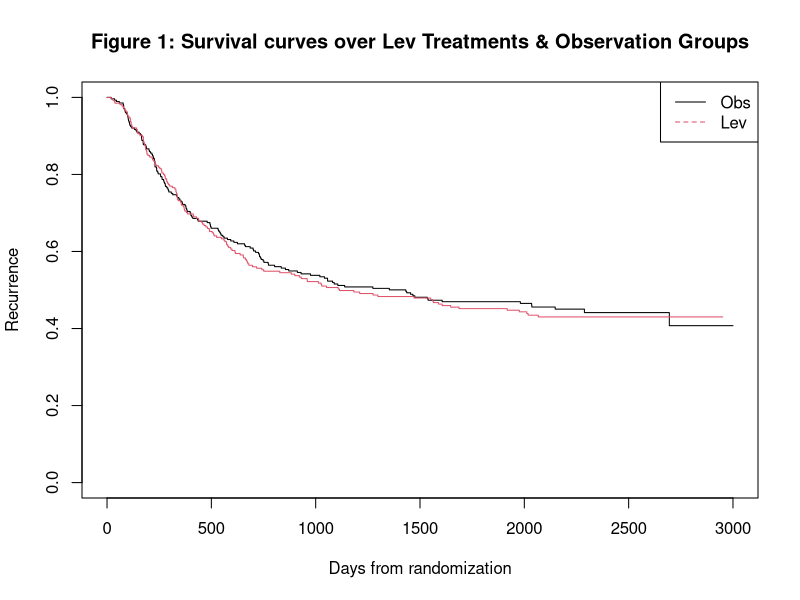
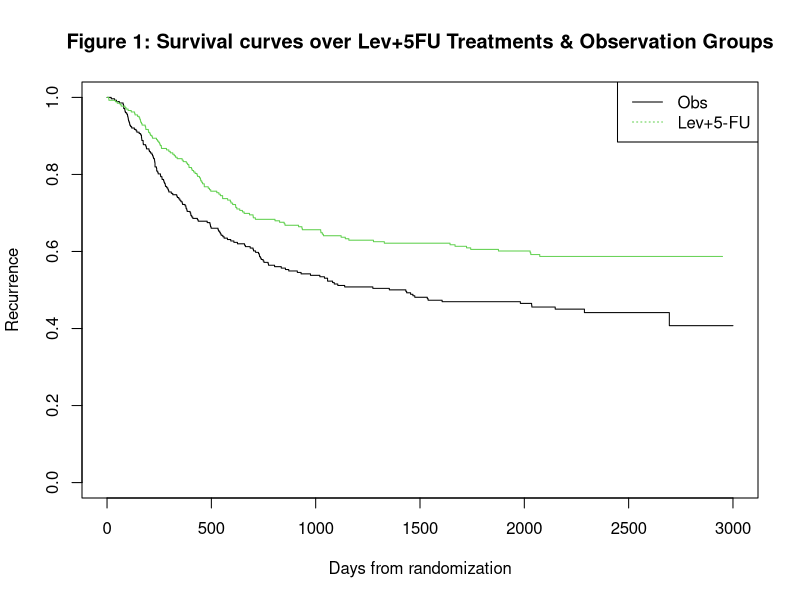
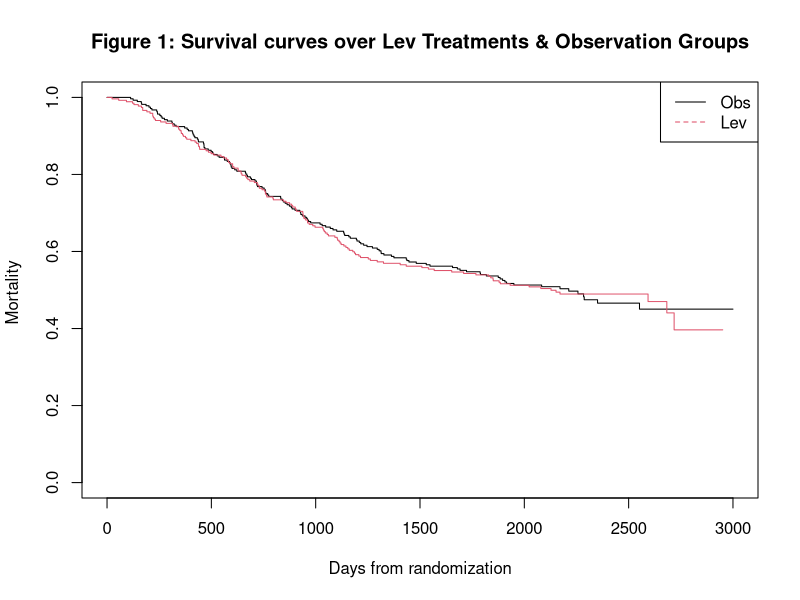
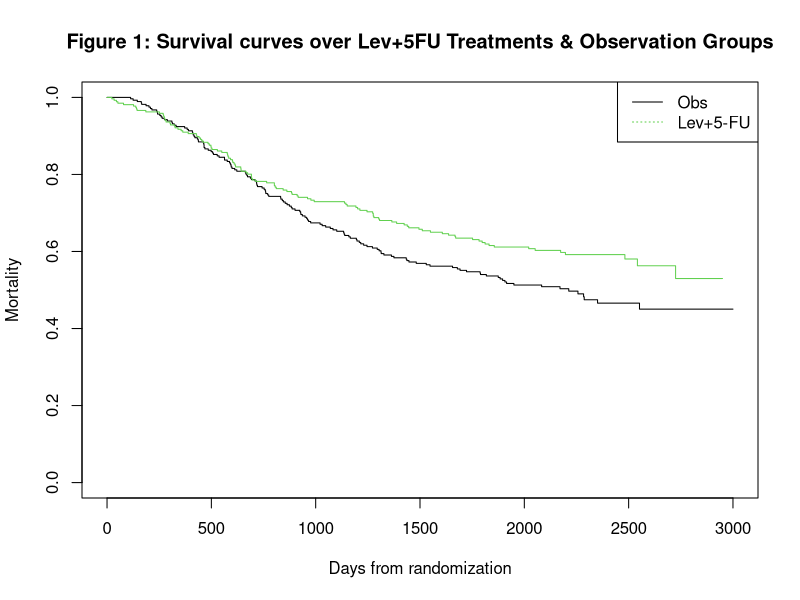
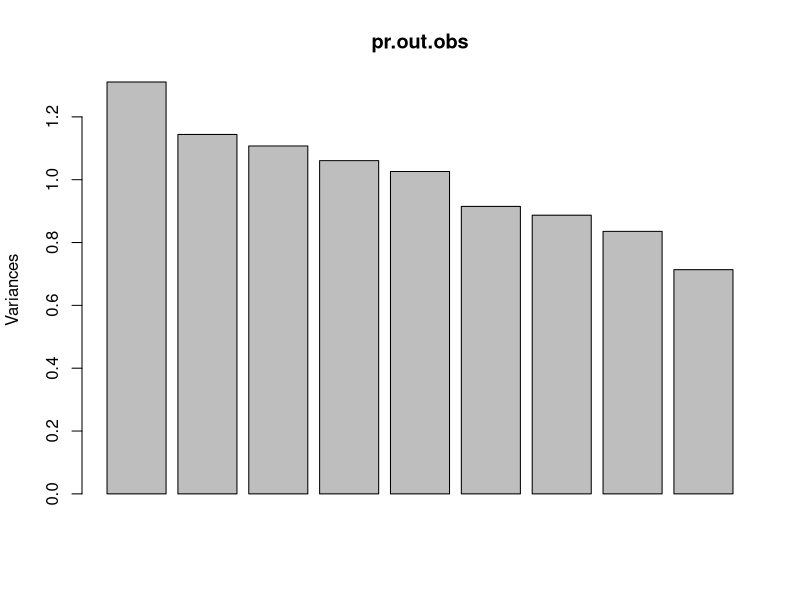
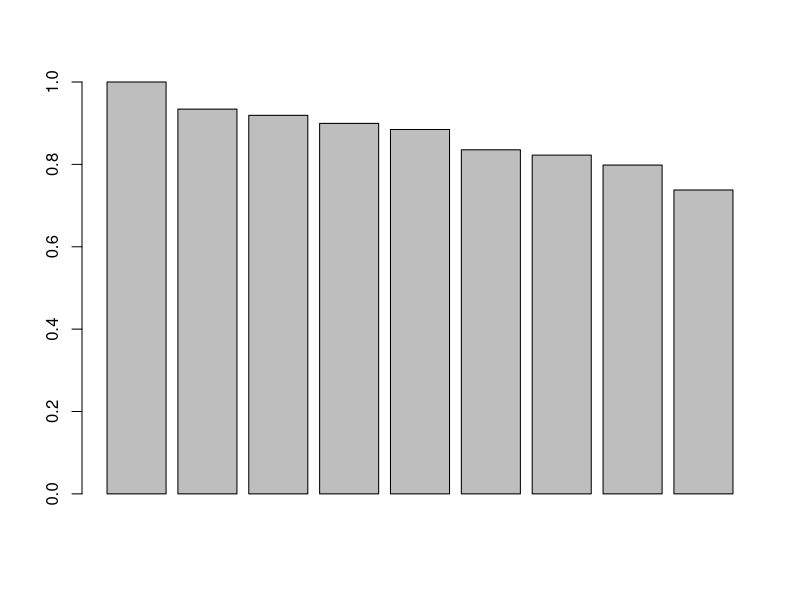
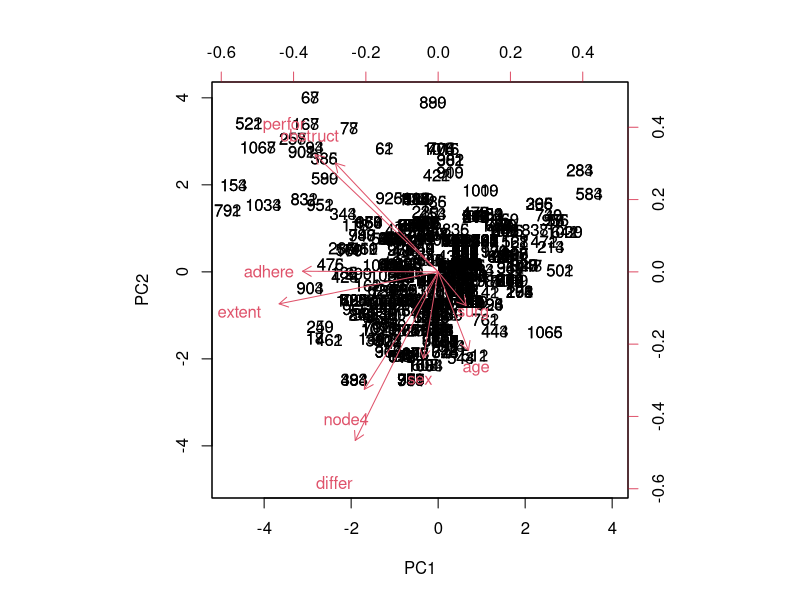
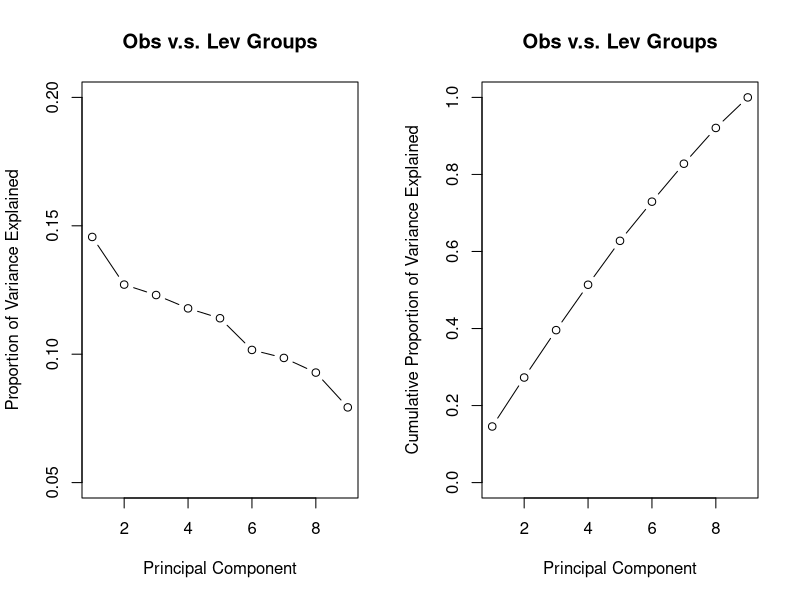

These charts were generated, in order, by the following R code:
##########Data Process################################################
library(survival)
data(colon)
#summary(colon)
# data for Ran's group Patient ids assigned 101-910

data <- colon[201:1820,] 
rownames(data) <- NULL
data[is.na(data$differ),"differ"] <- 2# replace 26 NA in differ with median value 2

# replace Age >= 60 to 1, and Age < 60 to 0
data[data$age >= 60, "age"] <- 1
data[data$age < 60 & data$age > 1, "age"] <- 0
new.data <- data
#cor(new.data[-c(1,2,3,10,15,16)]) 

# correlation between nodes(without NA) and node4 is high, and we decided to remove nodes because it has the NA missing data

#rownames(new.data) <- NULL
#new.data[is.na(new.data$differ),"differ"] <- 2
new.data$nodes <- NULL #node4 (>4), has relatively greater correlation with other variables compared with nodes

recurrence <- subset(new.data, new.data$etype == 1)
rownames(recurrence) <- NULL
death <- subset(new.data, new.data$etype == 2)
rownames(death) <- NULL

recur.obs <- subset(recurrence, recurrence$rx == "Obs")
rownames(recur.obs) <- NULL
recur.obs$rx <- droplevels(recur.obs$rx)
recur.lev <- recurrence[which (recurrence$rx == "Lev"),]
rownames(recur.lev) <- NULL
recur.lev$rx <- droplevels(recur.lev$rx)
recur.5fu <- subset(recurrence, recurrence$rx == "Lev+5FU")
rownames(recur.5fu) <- NULL
recur.5fu$rx <- droplevels(recur.5fu$rx)

########################################################################

#table(lev5$surg)
#data.5year <- subset(data, data$time < 1826.25)
#rownames(data.5year) <- NULL

#For male in 5 year data
#male5 <- subset(data.5year, data.5year$sex == 1)
#female5 <- subset(data.5year, data.5year$sex == 0)

#data.age <- subset(data.5year, data.5year$age > 61)
#rownames(data.age) <- NULL 

#2) Unadjusted and adjusted treatment effect
# unadjusted Group, the univariate Cox model including only treatment variable(Lev or Lev+5-Fu)

############################# recurrence group ########################
########################Observation v.s. Lev ##########################
# a. For observation and Lev group
recur.obs.lev <- rbind(recur.obs, recur.lev)

# a). Unadjusted effect
Surv.obs.lev <- Surv(recur.obs.lev$time, recur.obs.lev$status)
recur.olev.fit <- survfit(Surv.obs.lev ~ rx, conf.int = 0.95, se.fit = TRUE, type = "kaplan-meier", data = recur.obs.lev)
p.recur.olev <- plot(recur.olev.fit, col = 1:2, xlab = "Days from randomization", 
                ylab = "Recurrence", 
                main = "Figure 1: Survival curves over Lev Treatments & Observation Groups")
legend("topright", legend = c("Obs", "Lev"), lty = c(1,2), col = 1:2)
model.olev.un <- coxph(Surv.obs.lev ~ rx , data = recur.obs.lev)
summary(model.olev.un) #not significant
survdiff(Surv.obs.lev ~ rx, data = recur.obs.lev)

#b). Adjusted effect???????????
model.olev.ad <- coxph(Surv.obs.lev ~ rx + extent + time + node4, data = recur.obs.lev)
summary(model.olev.ad)
#c). secondary analysis
model.olev.sed <- coxph(Surv.obs.lev ~ rx + age + obstruct+ perfor + adhere + differ, data = recur.obs.lev)
summary(model.olev.sed)

###############Observation v.s. Lev+5-Fu#######################################
#b. For observation and Lev+5-FU
recur.obs.5fu <- rbind(recur.obs, recur.5fu)


#a). Unadjusted effect
Surv.obs.lev5 <- Surv(recur.obs.5fu$time, recur.obs.5fu$status)
recur.olev5.fit <- survfit(Surv.obs.lev5 ~ rx, conf.int = 0.95, se.fit = TRUE, type = "kaplan-meier", data = recur.obs.5fu)
p.recur.olev <- plot(recur.olev5.fit, col = c(1,3), xlab = "Days from randomization", 
                     ylab = "Recurrence", 
                     main = "Figure 1: Survival curves over Lev+5FU Treatments & Observation Groups")
legend("topright", legend = c("Obs", "Lev+5-FU"), lty = c(1,3), col = c(1,3))
model.olev5.un <- coxph(Surv.obs.lev5 ~ rx , data = recur.obs.5fu)
summary(model.olev5.un) # significant under LR, Wald, and Score test
survdiff(Surv.obs.lev5 ~ rx, data = recur.obs.5fu)

#b). Adjusted effect
model.olev5.ad <- coxph(Surv.obs.lev5 ~ rx + extent + time + node4, data = recur.obs.5fu)
summary(model.olev5.ad)
#c). secondary analysis
summary(coxph(Surv.obs.lev5 ~ rx + sex , data = recur.obs.5fu))
summary(coxph(Surv.obs.lev5 ~ rx + age , data = recur.obs.5fu))
summary(coxph(Surv.obs.lev5 ~ rx + obstruct, data = recur.obs.5fu))
summary(coxph(Surv.obs.lev5 ~ rx + perfor , data = recur.obs.5fu))
summary(coxph(Surv.obs.lev5 ~ rx + adhere , data = recur.obs.5fu))
summary(coxph(Surv.obs.lev5 ~ rx + differ, data = recur.obs.5fu))
summary(coxph(Surv.obs.lev5 ~ rx + extent, data = recur.obs.5fu))
summary(coxph(Surv.obs.lev5 ~ rx + node4, data = recur.obs.5fu))
summary(coxph(Surv.obs.lev5 ~ rx + surg, data = recur.obs.5fu))
#full.lev5 <- coxph(Surv.obs.lev5 ~ rx + age + obstruct+ perfor + adhere + differ, data = recur.obs.5fu)
#summary(model.olev5.sed)


###########################   Death Group    ##########################
death.obs <- subset(death, death$rx == "Obs")
rownames(death.obs) <- NULL
death.obs$rx <- droplevels(death.obs$rx)
death.lev <- death[which (death$rx == "Lev"),]
rownames(death.lev) <- NULL
death.lev$rx <- droplevels(death.lev$rx)
death.5fu <- subset(death, death$rx == "Lev+5FU")
rownames(death.5fu) <- NULL
death.5fu$rx <- droplevels(death.5fu$rx)
##################Death: obs v.s. Lev ################################
# a. For observation and Lev group
death.obs.lev <- rbind(death.obs, death.lev)
# a). Unadjusted effect
Surv.death.lev<- Surv(death.obs.lev$time, death.obs.lev$status)
death.olev.fit <- survfit(Surv.death.lev ~ rx, conf.int = 0.95, se.fit = TRUE, type = "kaplan-meier", data = death.obs.lev)
plot(death.olev.fit, col = 1:2, xlab = "Days from randomization", 
                     ylab = "Mortality ", 
                     main = "Figure 1: Survival curves over Lev Treatments & Observation Groups")
legend("topright", legend = c("Obs", "Lev"), lty = c(1,2), col = 1:2)
death.olev.un <- coxph(Surv.death.lev ~ rx , data = death.obs.lev)
summary(death.olev.un) #not significant - do not need to keep going

###################Death: obs v.s. Lev5FU#############################
#b. For observation and Lev+5-FU
death.obs.5fu <- rbind(death.obs, death.5fu)

#a). Unadjusted effect
death.obs.lev5 <- Surv(death.obs.5fu$time, death.obs.5fu$status)
death.olev5.fit <- survfit(death.obs.lev5 ~ rx, conf.int = 0.95, se.fit = TRUE, type = "kaplan-meier", data = death.obs.5fu)
plot(death.olev5.fit, col = c(1,3), xlab = "Days from randomization", 
                     ylab = "Mortality", 
                     main = "Figure 1: Survival curves over Lev+5FU Treatments & Observation Groups")
legend("topright", legend = c("Obs", "Lev+5-FU"), lty = c(1,3), col = c(1,3))
death.olev5.un <- coxph(death.obs.lev5 ~ rx , data = death.obs.5fu)
summary(death.olev5.un) # significant under LR, Wald, and Score test by 0.05
survdiff(death.obs.lev5 ~ rx, data = death.obs.5fu)

#b). Adjusted effect
death.olev5.ad <- coxph(death.obs.lev5 ~ rx + extent + time + node4, data = death.obs.5fu)
summary(model.olev5.ad)
#c). secondary analysis
summary(coxph(death.obs.lev5 ~ rx + sex , data = death.obs.5fu))
summary(coxph(death.obs.lev5 ~ rx + sex + age , data = death.obs.5fu))
summary(coxph(death.obs.lev5 ~ rx + sex + age + obstruct, data = death.obs.5fu))
summary(coxph(death.obs.lev5 ~ rx + sex + age + obstruct+ perfor , data = death.obs.5fu))
summary(coxph(death.obs.lev5 ~ rx + sex + age + obstruct+ perfor + adhere , data = death.obs.5fu))
summary(coxph(death.obs.lev5 ~ rx + sex + age + obstruct+ perfor + adhere + differ, data = death.obs.5fu))
summary(coxph(death.obs.lev5 ~ rx + sex + age + obstruct+ perfor + adhere + differ + extent, data = death.obs.5fu))
summary(coxph(death.obs.lev5 ~ rx + sex + age + obstruct+ perfor + adhere + differ + extent + node4, data = death.obs.5fu))
summary(coxph(death.obs.lev5 ~ rx + sex + age + obstruct+ perfor + adhere + differ + extent + node4 + surg, data = death.obs.5fu))


##############Feature Important : 
########1) Obsevation and lev Groups
# Feature Explanined: importance

obs <- subset(new.data, new.data$rx == "Obs" | new.data$rx == "Lev")
obs$rx <- droplevels(obs$rx)
rownames(obs) <- NULL
obs.feature<- obs[-c(1,2,3,9,14,15)]
# feature selection
apply(obs,2,var)
pr.out.obs = prcomp(obs.feature, scale = TRUE)
plot(pr.out.obs) # We found that first principle component has highest variace corresponding to each features, thus PC1 is the best choice compared with other principle components.
barplot(pr.out.obs$sdev/pr.out.obs$sdev[1])
pr.out.obs$scale
pr.out.obs$rotation

# Thus, the time, status, node4, nodes are relative importnat variables from PC1
biplot(pr.out.obs, scale = 0)
# We found that each variable are correlated with some of the rest variables. Although nodes and node4 almost overlap each other, we have checked the correlation matrix, and then decide to remain them for the remaining prediction.


pr.var = pr.out.obs$sdev^2 # the variance of each principal component
# to compute the propotion of variace explained by each principal component
pve = pr.var/sum(pr.var)
par(mfrow = c(1,2))
# plot the PVE explanied by each component
plot(pve, xlab = "Principal Component", ylab = "Proportion of Variance Explained",main = "Obs v.s. Lev Groups", ylim = c(0.05,0.2), type = "b")
# plot cucmulative PVE
plot(cumsum(pve), xlab = "Principal Component", ylab = "Cumulative Proportion of Variance Explained", main = "Obs v.s. Lev Groups", ylim = c(0,1), type = "b")

###########2) Feature Importantce (Obseravation & Lev+5FU groups)
obs2 <- subset(new.data, new.data$rx == "Obs" | new.data$rx == "Lev+5FU")
rownames(obs2) <- NULL
obs2$rx <- droplevels(obs2$rx)
obs2.feature<- obs2[-c(1,2,3,9,14,15)]
# feature selection
apply(obs2,2,var)
pr.out.obs2 = prcomp(obs2.feature, scale = TRUE)
plot(pr.out.obs2) # We found that first principle component has highest variace corresponding to each features, thus PC1 is the best choice compared with other principle components.
barplot(pr.out.obs2$sdev/pr.out.obs2$sdev[1])
pr.out.obs2$scale
pr.out.obs2$rotation

# Thus, the time, status, node4, nodes are relative importnat variables from PC1
par(mfrow = c(1,1))
biplot(pr.out.obs2, scale = 0)
# We found that each variable are correlated with some of the rest variables. Although nodes and node4 almost overlap each other, we have checked the correlation matrix, and then decide to remain them for the remaining prediction.


pr.var2 = pr.out.obs2$sdev^2 # the variance of each principal component
# to compute the propotion of variace explained by each principal component
pve2 = pr.var2/sum(pr.var2)
par(mfrow = c(1,2))
# plot the PVE explanied by each component
plot(pve2, xlab = "Principal Component", ylab = "Proportion of Variance Explained", main = "Obs v.s. Lev+5FU Groups", ylim = c(0.05,0.2), type = "b")
# plot cucmulative PVE
plot(cumsum(pve2), xlab = "Principal Component", ylab = "Cumulative Proportion of Variance Explained",main = "Obs v.s. Lev+5FU Groups", ylim = c(0,1), type = "b")
par(mfrow = c(1,1)) # back to original set of graphs

######################### Prediction : Recurrence ####################################
########## Training set and Validation Set: Option 1 ##########
# randomly select 2/3 (540) of the patients from the observational group as training data, and use the rest 1/3(264) as the validation data
# We do not want to involve the treatment effect here to affect the proportional hazard model
set.seed(10)
train.row <- sample(seq_len(nrow(recurrence)), size = 540) #set randomly selected 183 rows in training set

train.rec <- recurrence[train.row,]
rownames(train.rec) <- NULL
valid.rec <- recurrence[-train.row,]
rownames(valid.rec) <- NULL

#######recurrence + Lev+5FU set in training model###########

train.obslev5 <- subset(train.rec, train.rec$rx == "Obs" | train.rec$rx == "Lev+5FU")
valid.obslev5 <- subset(valid.rec, valid.rec$rx == "Obs" | valid.rec$rx == "Lev+5FU")
rownames(train.obslev5) <- NULL
train.obslev5$rx <- droplevels(train.obslev5$rx)
rownames(valid.obslev5) <- NULL
valid.obslev5$rx <- droplevels(valid.obslev5$rx)
full.pre.lev5 <- coxph(Surv(train.obslev5$time, train.obslev5$status)~rx + sex + age + obstruct + perfor + adhere + node4 + differ + extent + surg, data = train.obslev5) 
step(full.pre.lev5, direction = c("both"))

# Thus, our final prediction model for lev5FU is
pre.lev5 <- coxph(formula = Surv(train.obslev5$time, train.obslev5$status) ~ rx + node4 + differ + extent + surg, data = train.obslev5)
summary(pre.lev5) #significant


### change value of rx (lev+5FU = 1, obs = 0) for calculation
X.train <- cbind(train.obslev5$rx, train.obslev5$node4, train.obslev5$differ, train.obslev5$extent, train.obslev5$surg)
X.valid <- cbind(valid.obslev5$rx,  valid.obslev5$node4, valid.obslev5$differ, valid.obslev5$extent, valid.obslev5$surg)

#extract the coefficient from previous selected model without NA
coef.lev5 <- coef(pre.lev5)
coef.lev5 <- as.numeric(coef.lev5)
coef.lev5 <- coef.lev5[!is.na(coef.lev5)]

risk.train <- X.train %*% coef.lev5
risk.valid <- X.valid %*% coef.lev5

#levels data with 1, 2, 3 levels corresponding to 33th and 67th percentile rank
quant.lev5.rec <- as.numeric(quantile(risk.train, c(0.33, 0.67))) #obtain the 33th and 67th percentile from training data
q1.lev5.rec <- quant.lev5.rec[1]
q3.lev5.rec <- quant.lev5.rec[2]

risk.valid[risk.valid > q3.lev5.rec, ] <- 3
risk.valid[risk.valid <= q3.lev5.rec & risk.valid > q1.lev5.rec, ] <- 2
risk.valid[risk.valid <= q1.lev5.rec, ] <- 1
risk.valid <- as.factor(risk.valid)
valid.obslev5$level <- risk.valid

plot(survfit(Surv(valid.obslev5$time, valid.obslev5$status) ~ level, data=valid.obslev5), mark.time=FALSE,
     lty = 1, col = 1:3, xlab = "Observation Times(days)", ylab = "Survival Probability",
     main = "Observed and expected survival curves for test colon cancer patients in validation data")
legend("topright", legend = c("Low Risk", "Moderate Risk", "High Risk"), lty = 1, col = 1:3)
lines(survexp( ~ level, ratetable=pre.lev5, data=valid.obslev5), lty = 2, col=1:3)
legend("bottomright", legend = c("Observed", "Expected"), lty = 1:2, col = 1)

#######recurrence + Lev set in training model###########

train.obslev <- subset(train.rec, train.rec$rx == "Obs" | train.rec$rx == "Lev")
valid.obslev <- subset(valid.rec, valid.rec$rx == "Obs" | valid.rec$rx == "Lev")
rownames(train.obslev) <- NULL
rownames(valid.obslev) <- NULL
full.pre.lev <- coxph(Surv(train.obslev$time, train.obslev$status)~rx + sex + age + obstruct + perfor + adhere + node4 + differ + extent + surg, data = train.obslev) 
step(full.pre.lev, direction = c("both"))

# Thus, our final prediction model for lev5FU is
pre.lev <- coxph(formula = Surv(train.obslev$time, train.obslev$status) ~ obstruct + adhere + node4 + extent + surg, data = train.obslev)
summary(pre.lev) #significant


### change value of rx (lev+5FU = 1, obs = 0) for calculation
X.train.lev <- cbind(train.obslev$obstruct, train.obslev$adhere, train.obslev$node4, train.obslev$extent, train.obslev$surg)
X.valid.lev <- cbind(valid.obslev$obstruct, valid.obslev$adhere, valid.obslev$node4, valid.obslev$extent, valid.obslev$surg)

#extract the coefficient from previous selected model without NA
coef.lev <- coef(pre.lev)
coef.lev <- as.numeric(coef.lev)
coef.lev <- coef.lev[!is.na(coef.lev)]

risk.train.lev <- X.train.lev %*% coef.lev
risk.valid.lev <- X.valid.lev %*% coef.lev

#levels data with 1, 2, 3 levels corresponding to 33th and 67th percentile rank
quant.lev.rec <- as.numeric(quantile(risk.train.lev, c(0.33, 0.67))) #obtain the 33th and 67th percentile from training data
q1.lev.rec <- quant.lev.rec[1]
q3.lev.rec <- quant.lev.rec[2]

#step by step
risk.valid.lev[risk.valid.lev > q3.lev.rec,] <- 3
risk.valid.lev[risk.valid.lev <= q3.lev.rec & risk.valid.lev > q1.lev.rec, ] <- 2
risk.valid.lev[risk.valid.lev <= q1.lev.rec, ] <- 1
risk.valid.lev <- as.factor(risk.valid.lev)
valid.obslev$level <- risk.valid.lev

plot(survfit(Surv(valid.obslev$time, valid.obslev$status) ~ level, data=valid.obslev), mark.time=FALSE,
     lty = 1, col = 1:3, xlab = "Observation Times(days)", ylab = "Survival Probability",
     main = "Observed and expected survival curves for test colon cancer patients in validation data")
legend("topright", legend = c("Low Risk", "Moderate Risk", "High Risk"), lty = 1, col = 1:3)
lines(survexp( ~ level, ratetable=pre.lev, data=valid.obslev), lty = 2, col=1:3)
legend("bottomright", legend = c("Observed", "Expected"), lty = 1:2, col = 1)

############################### 我是华丽丽的分界线#########################################################

############################## Prediction: Death (Mortality) #############

########## Training set and Validation Set ##########
set.seed(1023)
train.row.death <- sample(seq_len(nrow(death)), size = 540) #set randomly selected 183 rows in training set

train.death <- death[train.row.death,]
rownames(train.death) <- NULL
valid.death <- death[-train.row.death,]
rownames(valid.death) <- NULL

#######Mortality: Lev+5FU set in training model###########

train.obslev5.death <- subset(train.death, train.death$rx == "Obs" | train.death$rx == "Lev+5FU")
valid.obslev5.death <- subset(valid.death, valid.death$rx == "Obs" | valid.death$rx == "Lev+5FU")
rownames(train.obslev5.death) <- NULL
rownames(valid.obslev5.death) <- NULL
full.pre.lev5.death <- coxph(Surv(train.obslev5.death $time, train.obslev5.death $status)~rx + sex + age + obstruct + perfor + adhere + node4 + differ + extent + surg, data = train.obslev5.death) 
step(full.pre.lev5.death, direction = c("both"))

# Thus, our final prediction model for lev5FU is
pre.lev5.death <- coxph(formula = Surv(train.obslev5.death$time, train.obslev5.death$status) ~ age + node4 + differ + extent + surg, data = train.obslev5.death)
summary(pre.lev5.death) #significant


### change value of rx (lev+5FU = 1, obs = 0) for calculation
X.train.death <- cbind(train.obslev5.death$age, train.obslev5.death$node4, train.obslev5.death$differ, train.obslev5.death$extent, train.obslev5.death$surg)
X.valid.death <- cbind(valid.obslev5.death$age, valid.obslev5.death$node4, valid.obslev5.death$differ, valid.obslev5.death$extent, valid.obslev5.death$surg)

#extract the coefficient from previous selected model without NA
coef.lev5.death <- coef(pre.lev5.death)
coef.lev5.death <- as.numeric(coef.lev5.death)
coef.lev5.death <- coef.lev5.death[!is.na(coef.lev5.death)]

risk.train.death <- X.train.death %*% coef.lev5.death
risk.valid.death <- X.valid.death %*% coef.lev5.death

#levels data with 1, 2, 3 levels corresponding to 33th and 67th percentile rank
quant.lev5.death <- as.numeric(quantile(risk.train.death, c(0.33, 0.67))) #obtain the 33th and 67th percentile from training data
q1.lev5.death <- quant.lev5.death[1]
q3.lev5.death <- quant.lev5.death[2]

risk.valid.death[risk.valid.death > q3.lev5.death, ] <- 3
risk.valid.death[risk.valid.death <= q3.lev5.death & risk.valid.death > q1.lev5.death, ] <- 2
risk.valid.death[risk.valid.death <= q1.lev5.death, ] <- 1
risk.valid.death <- as.factor(risk.valid.death)
valid.obslev5.death$level <- risk.valid.death

plot(survfit(Surv(valid.obslev5.death$time, valid.obslev5.death$status) ~ level, data=valid.obslev5.death), mark.time=FALSE,
     lty = 1, col = 1:3, xlab = "Observation Times(days)", ylab = "Survival Probability",
     main = "Observed and expected survival curves for test colon cancer patients in validation data")
legend("topright", legend = c("Low Risk", "Moderate Risk", "High Risk"), lty = 1, col = 1:3)
lines(survexp( ~ level, ratetable=pre.lev5.death, data=valid.obslev5.death), lty = 2, col=1:3)
legend("bottomright", legend = c("Observed", "Expected"), lty = 1:2, col = 1)

################ Mortality: Obs + Lev ########################
train.obslev.death <- subset(train.death, train.death$rx == "Obs" | train.death$rx == "Lev")
valid.obslev.death <- subset(valid.death, valid.death$rx == "Obs" | valid.death$rx == "Lev")
rownames(train.obslev.death) <- NULL
rownames(valid.obslev.death) <- NULL
full.pre.lev.death <- coxph(Surv(train.obslev.death $time, train.obslev.death $status)~rx + sex + age + obstruct + perfor + adhere + node4 + differ + extent + surg, data = train.obslev.death) 
step(full.pre.lev.death, direction = c("both"))

# Thus, our final prediction model for lev5FU is
pre.lev.death <- coxph(formula = Surv(train.obslev.death$time, train.obslev.death$status) ~ age + obstruct + node4 + extent + surg, data = train.obslev.death)
summary(pre.lev.death) #significant


### change value of rx (lev = 1, obs = 0) for calculation
X.train.death.lev <- cbind(train.obslev.death$age, train.obslev.death$obstruct, train.obslev.death$node4, train.obslev.death$extent, train.obslev.death$surg)
X.valid.death.lev <- cbind(valid.obslev.death$age, valid.obslev.death$obstruct, valid.obslev.death$node4, valid.obslev.death$extent, valid.obslev.death$surg)

#extract the coefficient from previous selected model without NA
coef.lev.death <- coef(pre.lev.death)
coef.lev.death <- as.numeric(coef.lev.death)
coef.lev.death <- coef.lev.death[!is.na(coef.lev.death)]

risk.train.death.lev <- X.train.death.lev %*% coef.lev.death
risk.valid.death.lev <- X.valid.death.lev %*% coef.lev.death

#levels data with 1, 2, 3 levels corresponding to 33th and 67th percentile rank
quant.lev.death <- as.numeric(quantile(risk.train.death.lev, c(0.33, 0.67))) #obtain the 33th and 67th percentile from training data
q1.lev.death <- quant.lev.death[1]
q3.lev.death <- quant.lev.death[2]

risk.valid.death.lev[risk.valid.death.lev > q3.lev.death, ] <- 3
risk.valid.death.lev[risk.valid.death.lev <= q3.lev.death & risk.valid.death.lev > q1.lev.death, ] <- 2
risk.valid.death.lev[risk.valid.death.lev <= q1.lev.death, ] <- 1
risk.valid.death.lev <- as.factor(risk.valid.death.lev)
valid.obslev.death$level <- risk.valid.death.lev

plot(survfit(Surv(valid.obslev.death$time, valid.obslev.death$status) ~ level, data=valid.obslev.death), mark.time=FALSE,
     lty = 1, col = 1:3, xlab = "Observation Times(days)", ylab = "Survival Probability",
     main = "Observed and expected survival curves for test colon cancer patients in validation data")
legend("topright", legend = c("Low Risk", "Moderate Risk", "High Risk"), lty = 1, col = 1:3)
lines(survexp( ~ level, ratetable=pre.lev.death, data=valid.obslev.death), lty = 2, col=1:3)
legend("bottomright", legend = c("Observed", "Expected"), lty = 1:2, col = 1)

#####################################################################################
